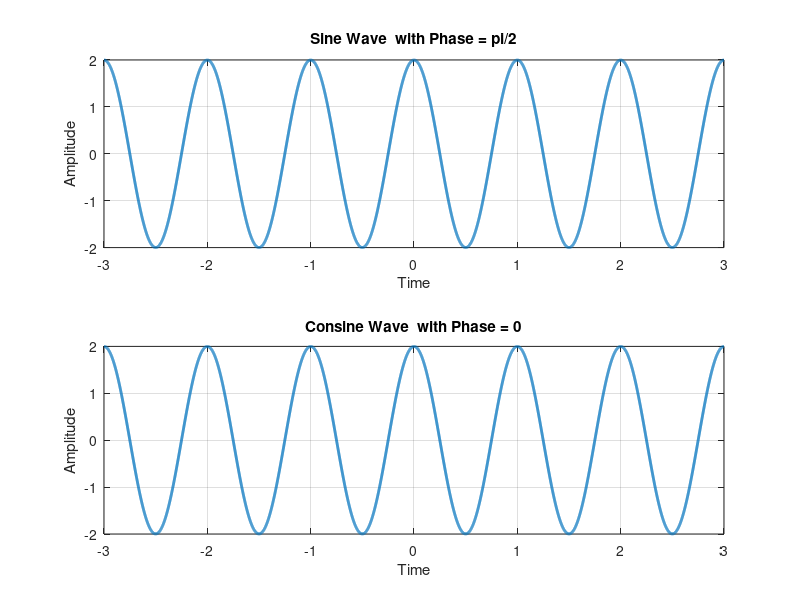

Here is the MATLAB script that generated this plot:
clc;
clear all;
close all;
%Given in Examples
fs = 1000;
t = -3:1/fs:3;
A = 2;
%Phase Shift for sin wave
phase = pi/2;
f = 1;
%Sine Wave with the Phase Shift
x1 = A* sin(2*pi*f*t + phase);
%Phase shift for cosine Wave
phase = 0;
%Cosine Wave with the phase sfit =0
x2 = A* cos(2*pi*f*t + phase);
%Using Subplot
subplot(2,1,1);
%Plotting sin wave
plot(t,x1, 'linewidth',2);
title('Sine Wave  with Phase = pi/2');
xlabel('Time');
ylabel('Amplitude');
grid on;
subplot(2,1,2);
%Plotting Cosine Wave
plot(t,x2, 'linewidth',2);
title('Consine Wave  with Phase = 0');
xlabel('Time');
ylabel('Amplitude');
grid on;
%Cosine Wave starts from positive max or with phase difference of pi/2 and
%sin wave starts from origin. Here We draw sin wave with phase shift of
%+pi/2 so Sin and Cosine Wave will be Equal as they already had Amplitude,
%frequency, time interval same